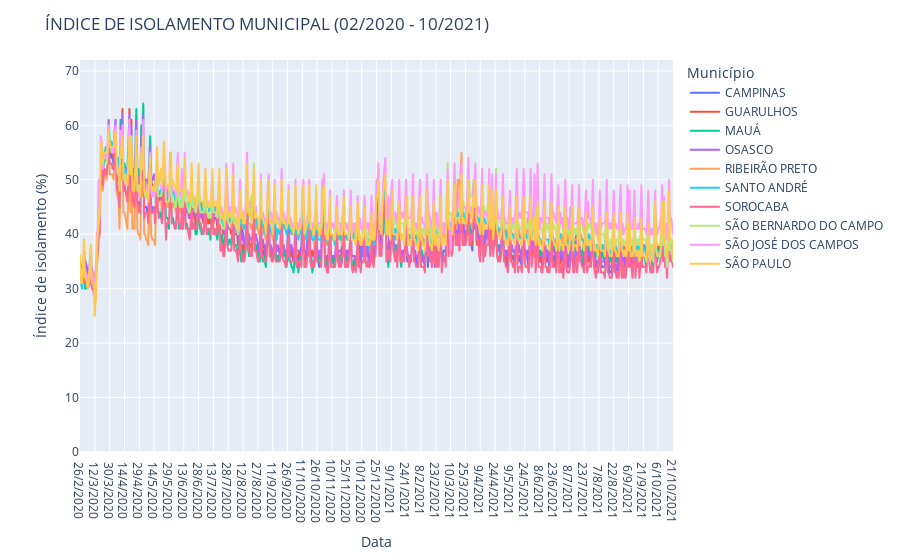

The cell this chart's notebook holds for it:
### Code cell
#gráfico
import plotly.express as px
fig_isolamento=px.line(ind_iso, x='Data', y='Índice de isolamento', color='Município',
           labels={'Índice de isolamento': 'Índice de isolamento (%)'})

fig_isolamento.update_layout(yaxis_range=[0,72],
                 title='ÍNDICE DE ISOLAMENTO MUNICIPAL (02/2020 - 10/2021)')
fig_isolamento.show()

### Figure 1 — Plotly figure (JSON) as saved in the notebook; plotly's stock layout.template omitted (floating-point values rounded to 4 significant figures; data arrays with more than 128 entries replaced by an {"elided": "..."} marker saying what was removed)
{"data": [{"hovertemplate": "Município=CAMPINAS<br>Data=%{x}<br>Índice de isolamento (%)=%{y}<extra></extra>", "legendgroup": "CAMPINAS", "line": {"color": "#636efa", "dash": "solid"}, "mode": "lines", "name": "CAMPINAS", "showlegend": true, "type": "scattergl", "x": {"elided": "601 str values"}, "xaxis": "x", "y": {"elided": "601 int values"}, "yaxis": "y"}, {"hovertemplate": "Município=GUARULHOS<br>Data=%{x}<br>Índice de isolamento (%)=%{y}<extra></extra>", "legendgroup": "GUARULHOS", "line": {"color": "#EF553B", "dash": "solid"}, "mode": "lines", "name": "GUARULHOS", "showlegend": true, "type": "scattergl", "x": {"elided": "589 str values"}, "xaxis": "x", "y": {"elided": "589 int values"}, "yaxis": "y"}, {"hovertemplate": "Município=MAUÁ<br>Data=%{x}<br>Índice de isolamento (%)=%{y}<extra></extra>", "legendgroup": "MAUÁ", "line": {"color": "#00cc96", "dash": "solid"}, "mode": "lines", "name": "MAUÁ", "showlegend": true, "type": "scattergl", "x": {"elided": "595 str values"}, "xaxis": "x", "y": {"elided": "595 int values"}, "yaxis": "y"}, {"hovertemplate": "Município=OSASCO<br>Data=%{x}<br>Índice de isolamento (%)=%{y}<extra></extra>", "legendgroup": "OSASCO", "line": {"color": "#ab63fa", "dash": "solid"}, "mode": "lines", "name": "OSASCO", "showlegend": true, "type": "scattergl", "x": {"elided": "591 str values"}, "xaxis": "x", "y": {"elided": "591 int values"}, "yaxis": "y"}, {"hovertemplate": "Município=RIBEIRÃO PRETO<br>Data=%{x}<br>Índice de isolamento (%)=%{y}<extra></extra>", "legendgroup": "RIBEIRÃO PRETO", "line": {"color": "#FFA15A", "dash": "solid"}, "mode": "lines", "name": "RIBEIRÃO PRETO", "showlegend": true, "type": "scattergl", "x": {"elided": "600 str values"}, "xaxis": "x", "y": {"elided": "600 int values"}, "yaxis": "y"}, {"hovertemplate": "Município=SANTO ANDRÉ<br>Data=%{x}<br>Índice de isolamento (%)=%{y}<extra></extra>", "legendgroup": "SANTO ANDRÉ", "line": {"color": "#19d3f3", "dash": "solid"}, "mode": "lines", "name": "SANTO ANDRÉ", "showlegend": true, "type": "scattergl", "x": {"elided": "600 str values"}, "xaxis": "x", "y": {"elided": "600 int values"}, "yaxis": "y"}, {"hovertemplate": "Município=SOROCABA<br>Data=%{x}<br>Índice de isolamento (%)=%{y}<extra></extra>", "legendgroup": "SOROCABA", "line": {"color": "#FF6692", "dash": "solid"}, "mode": "lines", "name": "SOROCABA", "showlegend": true, "type": "scattergl", "x": {"elided": "596 str values"}, "xaxis": "x", "y": {"elided": "596 int values"}, "yaxis": "y"}, {"hovertemplate": "Município=SÃO BERNARDO DO CAMPO<br>Data=%{x}<br>Índice de isolamento (%)=%{y}<extra></extra>", "legendgroup": "SÃO BERNARDO DO CAMPO", "line": {"color": "#B6E880", "dash": "solid"}, "mode": "lines", "name": "SÃO BERNARDO DO CAMPO", "showlegend": true, "type": "scattergl", "x": {"elided": "600 str values"}, "xaxis": "x", "y": {"elided": "600 int values"}, "yaxis": "y"}, {"hovertemplate": "Município=SÃO JOSÉ DOS CAMPOS<br>Data=%{x}<br>Índice de isolamento (%)=%{y}<extra></extra>", "legendgroup": "SÃO JOSÉ DOS CAMPOS", "line": {"color": "#FF97FF", "dash": "solid"}, "mode": "lines", "name": "SÃO JOSÉ DOS CAMPOS", "showlegend": true, "type": "scattergl", "x": {"elided": "600 str values"}, "xaxis": "x", "y": {"elided": "600 int values"}, "yaxis": "y"}, {"hovertemplate": "Município=SÃO PAULO<br>Data=%{x}<br>Índice de isolamento (%)=%{y}<extra></extra>", "legendgroup": "SÃO PAULO", "line": {"color": "#FECB52", "dash": "solid"}, "mode": "lines", "name": "SÃO PAULO", "showlegend": true, "type": "scattergl", "x": {"elided": "600 str values"}, "xaxis": "x", "y": {"elided": "600 int values"}, "yaxis": "y"}], "layout": {"legend": {"title": {"text": "Município"}, "tracegroupgap": 0}, "margin": {"t": 60}, "title": {"text": "ÍNDICE DE ISOLAMENTO MUNICIPAL (02/2020 - 10/2021)"}, "xaxis": {"anchor": "y", "domain": [0, 1], "title": {"text": "Data"}}, "yaxis": {"anchor": "x", "domain": [0, 1], "range": [0, 72], "title": {"text": "Índice de isolamento (%)"}}}}
